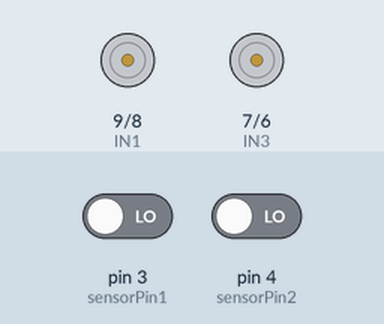
Recording of a sketch running on a simulated Arduino Uno, built with avr-gcc and run on an emulated ATmega328P. Parts: motor-driver pin pairs drawn as motors (green arrow = first pin HIGH = forward, orange = second pin HIGH = backward, longer = more drive, scaled by the enable pin). Inputs (shaded band) come from the test bench; at power-on: pin 3 (sensorPin1) LOW, pin 4 (sensorPin2) LOW.

Above: at 1.2 s.
1.3 s: pin 3 (sensorPin1) driven HIGH
At 2.5 s:
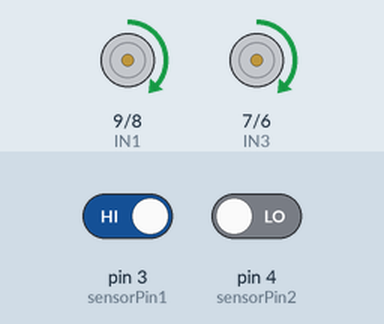
2.8 s: pin 4 (sensorPin2) driven HIGH
At 3.8 s:
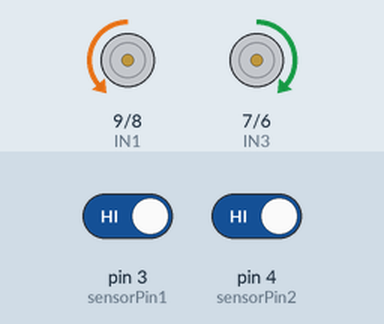
4.3 s: pin 3 (sensorPin1) driven LOW
At 4.9 s:
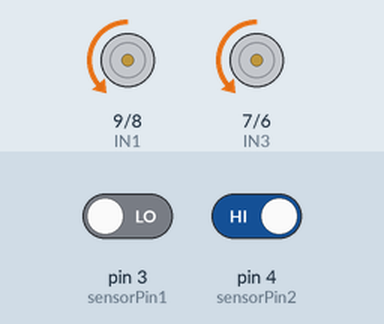
Timing chart, 0 to 7.3 s (numbered marks = the images above; inputs shaded):
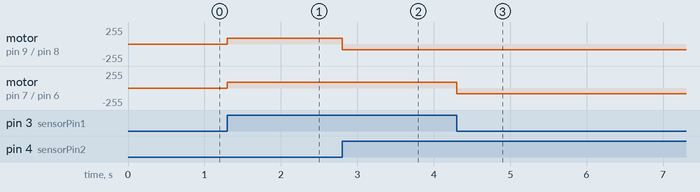

The sketch:

SeguimientoCamino.ino
```cpp
const int ENA = 10;   //MOTOR A Velocidad
const int IN1 = 9;    //MOTOR A Adelante
const int IN2 = 8;    //MOTOR A Atras
const int IN3 = 7;    //MOTOR B Adelante
const int IN4 = 6;    //MOTOR B Atras
const int ENB = 5;    //MOTOR B Velocidad


const int sensorPin1 = 3; // Izquierda
const int sensorPin2 = 4; // Centro


int velocidad = 85;


void setup() {
 // Serial.begin(9600);   //iniciar puerto serie
  pinMode(sensorPin1, INPUT);  //definir pin como entrada
  pinMode(sensorPin2, INPUT);

  pinMode(ENA, OUTPUT);
  pinMode(IN1, OUTPUT);
  pinMode(IN2, OUTPUT);
  pinMode(IN3, OUTPUT);
  pinMode(IN4, OUTPUT);
  pinMode(ENB, OUTPUT);
}

void adelante() {
  digitalWrite(IN1, LOW);
  digitalWrite(IN2, HIGH);
  digitalWrite(IN3, HIGH);
  digitalWrite(IN4, LOW);
  analogWrite(ENA, velocidad);
  analogWrite(ENB, velocidad);
}
void atras() {
  digitalWrite(IN1, HIGH);
  digitalWrite(IN2, LOW);
  digitalWrite(IN3, LOW);
  digitalWrite(IN4, HIGH);
  analogWrite(ENA, velocidad);
  analogWrite(ENB, velocidad);
}
void izquierda() {
  digitalWrite(IN1, HIGH);
  digitalWrite(IN2, LOW);
  digitalWrite(IN3, HIGH);
  digitalWrite(IN4, LOW);
  analogWrite(ENA, velocidad);
  analogWrite(ENB, velocidad);
}
void derecha() {
  digitalWrite(IN1, LOW);
  digitalWrite(IN2, HIGH);
  digitalWrite(IN3, LOW);
  digitalWrite(IN4, HIGH);
  analogWrite(ENA, velocidad);
  analogWrite(ENB, velocidad);
}

void stop(){
  digitalWrite(IN1, LOW);
  digitalWrite(IN2, LOW);
  digitalWrite(IN3, LOW);
  digitalWrite(IN4, LOW);
  analogWrite(ENA, 0);
  analogWrite(ENB, 0);
}

/* NO ME INTERESA
int ping(int pintrigger, int pinecho) {
  long duration, distanceCm;

  digitalWrite(pintrigger, LOW);  //para generar un pulso limpio ponemos a LOW 2us
  delayMicroseconds(2);
  digitalWrite(pintrigger, HIGH);  //generamos Trigger (disparo) de 2us
  delayMicroseconds(2);
  digitalWrite(pintrigger, LOW);

  duration = pulseIn(pinecho, HIGH);  //medimos el tiempo entre pulsos, en microsegundos

  distanceCm = duration * 10 / 292 / 2;  //convertimos a distancia, en cm
  return distanceCm;
} // NO ME INTERESA*/

void loop() {
  int value1 = 0;
  int value2 = 0;

  value1 = digitalRead(sensorPin1 );  //lectura digital de pin
  value2 = digitalRead(sensorPin2 );


    if ((value1 == HIGH) && (value2 == HIGH) ) {
    Serial.print("buscar linea: ");
    Serial.print("\n");
    adelante();

     }
    if ((value1 == LOW) && (value2 == LOW) ) {
     Serial.print("diagonal derecha arriba: ");
     Serial.print("\n");
      stop(); //aqui explota el robot...

      }
     if ((value1 == LOW) && (value2 == HIGH) ) {
      Serial.print("derecho: ");
      Serial.print("\n");
      derecha();

     }
     if ((value1 == HIGH) && (value2 == LOW) ) {
     Serial.print("arriba derecha corto: ");
     Serial.print("\n");
      izquierda();

     }

}
```

Measured:
- after the input at 1.3 s, motor on pin 9 (IN1) / pin 8 (IN2), motor on pin 7 (IN3) / pin 6 (IN4): stopped → forward 85/255 at once
- after the input at 2.8 s, motor on pin 9 (IN1) / pin 8 (IN2): forward 85/255 → backward 85/255 at once
- after the input at 4.3 s, motor on pin 7 (IN3) / pin 6 (IN4): forward 85/255 → backward 85/255 at once
